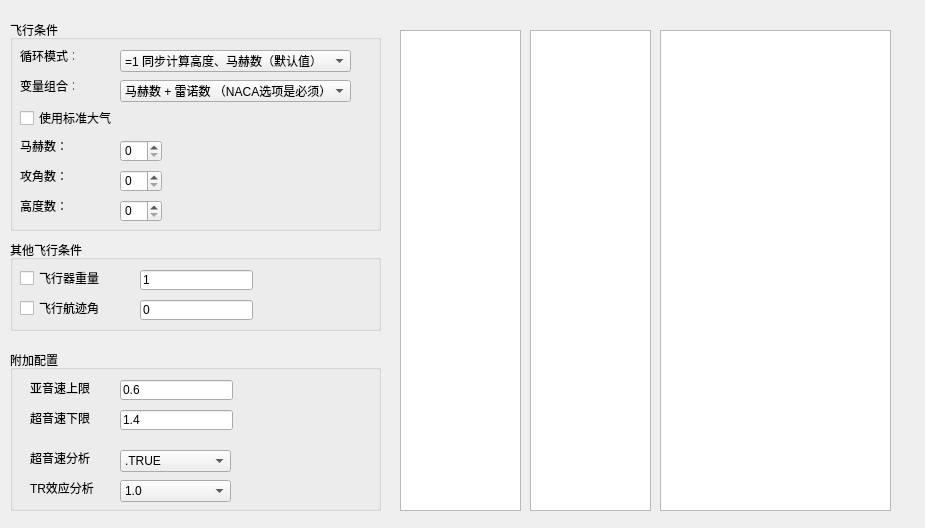
<?xml version="1.0" encoding="UTF-8"?>
<ui version="4.0">
 <class>Form</class>
 <widget class="QWidget" name="Form">
  <property name="geometry">
   <rect>
    <x>0</x>
    <y>0</y>
    <width>925</width>
    <height>528</height>
   </rect>
  </property>
  <property name="windowTitle">
   <string>Form</string>
  </property>
  <widget class="QTableWidget" name="tab3">
   <property name="geometry">
    <rect>
     <x>660</x>
     <y>30</y>
     <width>231</width>
     <height>481</height>
    </rect>
   </property>
  </widget>
  <widget class="QGroupBox" name="groupBox3">
   <property name="geometry">
    <rect>
     <x>10</x>
     <y>350</y>
     <width>371</width>
     <height>161</height>
    </rect>
   </property>
   <property name="title">
    <string>附加配置</string>
   </property>
   <widget class="QLabel" name="label_12">
    <property name="geometry">
     <rect>
      <x>20</x>
      <y>130</y>
      <width>71</width>
      <height>16</height>
     </rect>
    </property>
    <property name="text">
     <string>TR效应分析</string>
    </property>
   </widget>
   <widget class="QLabel" name="label_11">
    <property name="geometry">
     <rect>
      <x>20</x>
      <y>100</y>
      <width>71</width>
      <height>16</height>
     </rect>
    </property>
    <property name="text">
     <string>超音速分析</string>
    </property>
   </widget>
   <widget class="QLabel" name="label_6">
    <property name="geometry">
     <rect>
      <x>20</x>
      <y>30</y>
      <width>71</width>
      <height>16</height>
     </rect>
    </property>
    <property name="text">
     <string>亚音速上限</string>
    </property>
   </widget>
   <widget class="QLineEdit" name="Input_HyperS_UpperLimit">
    <property name="geometry">
     <rect>
      <x>110</x>
      <y>60</y>
      <width>113</width>
      <height>20</height>
     </rect>
    </property>
    <property name="text">
     <string>1.4</string>
    </property>
   </widget>
   <widget class="QLabel" name="label_10">
    <property name="geometry">
     <rect>
      <x>20</x>
      <y>60</y>
      <width>71</width>
      <height>16</height>
     </rect>
    </property>
    <property name="text">
     <string>超音速下限</string>
    </property>
   </widget>
   <widget class="QComboBox" name="comboBox_HYPERS">
    <property name="geometry">
     <rect>
      <x>110</x>
      <y>100</y>
      <width>111</width>
      <height>22</height>
     </rect>
    </property>
    <item>
     <property name="text">
      <string>.TRUE</string>
     </property>
    </item>
    <item>
     <property name="text">
      <string>.FALSE</string>
     </property>
    </item>
   </widget>
   <widget class="QComboBox" name="comboBox_TR">
    <property name="geometry">
     <rect>
      <x>110</x>
      <y>130</y>
      <width>111</width>
      <height>22</height>
     </rect>
    </property>
    <item>
     <property name="text">
      <string>1.0</string>
     </property>
    </item>
    <item>
     <property name="text">
      <string>0.0</string>
     </property>
    </item>
   </widget>
   <widget class="QLineEdit" name="Input_SubS_LowerLimit">
    <property name="geometry">
     <rect>
      <x>110</x>
      <y>30</y>
      <width>113</width>
      <height>20</height>
     </rect>
    </property>
    <property name="text">
     <string>0.6</string>
    </property>
   </widget>
  </widget>
  <widget class="QTableWidget" name="tab2">
   <property name="geometry">
    <rect>
     <x>530</x>
     <y>30</y>
     <width>121</width>
     <height>481</height>
    </rect>
   </property>
  </widget>
  <widget class="QGroupBox" name="groupBox1">
   <property name="geometry">
    <rect>
     <x>10</x>
     <y>20</y>
     <width>371</width>
     <height>211</height>
    </rect>
   </property>
   <property name="title">
    <string>飞行条件</string>
   </property>
   <widget class="QComboBox" name="comboBox_Loop">
    <property name="geometry">
     <rect>
      <x>110</x>
      <y>30</y>
      <width>231</width>
      <height>22</height>
     </rect>
    </property>
    <item>
     <property name="text">
      <string>=1 同步计算高度、马赫数（默认值）</string>
     </property>
    </item>
    <item>
     <property name="text">
      <string>=2 高度固定遍历马赫数</string>
     </property>
    </item>
    <item>
     <property name="text">
      <string>=3 马赫数固定遍历高度</string>
     </property>
    </item>
   </widget>
   <widget class="QLabel" name="label_4">
    <property name="geometry">
     <rect>
      <x>10</x>
      <y>150</y>
      <width>54</width>
      <height>12</height>
     </rect>
    </property>
    <property name="text">
     <string>攻角数：</string>
    </property>
   </widget>
   <widget class="QComboBox" name="comboBox_Variables">
    <property name="geometry">
     <rect>
      <x>110</x>
      <y>60</y>
      <width>231</width>
      <height>22</height>
     </rect>
    </property>
    <item>
     <property name="text">
      <string>马赫数 + 雷诺数 （NACA选项是必须）</string>
     </property>
    </item>
    <item>
     <property name="text">
      <string>马赫数 + 高度</string>
     </property>
    </item>
    <item>
     <property name="text">
      <string>自由流速度 + 高度</string>
     </property>
    </item>
    <item>
     <property name="text">
      <string>自由流静压 + 自由流温度 + 自由流速</string>
     </property>
    </item>
    <item>
     <property name="text">
      <string>自由流静压 + 自由流温度 + 马赫数</string>
     </property>
    </item>
   </widget>
   <widget class="QLabel" name="label">
    <property name="geometry">
     <rect>
      <x>10</x>
      <y>30</y>
      <width>54</width>
      <height>12</height>
     </rect>
    </property>
    <property name="text">
     <string>循环模式：</string>
    </property>
   </widget>
   <widget class="QLabel" name="label_3">
    <property name="geometry">
     <rect>
      <x>10</x>
      <y>120</y>
      <width>54</width>
      <height>12</height>
     </rect>
    </property>
    <property name="text">
     <string>马赫数：</string>
    </property>
   </widget>
   <widget class="QLabel" name="label_2">
    <property name="geometry">
     <rect>
      <x>10</x>
      <y>60</y>
      <width>54</width>
      <height>12</height>
     </rect>
    </property>
    <property name="text">
     <string>变量组合：</string>
    </property>
   </widget>
   <widget class="QLabel" name="label_5">
    <property name="geometry">
     <rect>
      <x>10</x>
      <y>180</y>
      <width>54</width>
      <height>12</height>
     </rect>
    </property>
    <property name="text">
     <string>高度数：</string>
    </property>
   </widget>
   <widget class="QCheckBox" name="checkBox_Atmosphere">
    <property name="geometry">
     <rect>
      <x>10</x>
      <y>90</y>
      <width>101</width>
      <height>16</height>
     </rect>
    </property>
    <property name="text">
     <string>使用标准大气</string>
    </property>
   </widget>
   <widget class="QSpinBox" name="spinBox_inputNMACH">
    <property name="geometry">
     <rect>
      <x>110</x>
      <y>120</y>
      <width>42</width>
      <height>22</height>
     </rect>
    </property>
   </widget>
   <widget class="QSpinBox" name="spinBox_inputNALT">
    <property name="geometry">
     <rect>
      <x>110</x>
      <y>180</y>
      <width>42</width>
      <height>22</height>
     </rect>
    </property>
   </widget>
   <widget class="QSpinBox" name="spinBox_inputNALPHA">
    <property name="geometry">
     <rect>
      <x>110</x>
      <y>150</y>
      <width>42</width>
      <height>22</height>
     </rect>
    </property>
   </widget>
  </widget>
  <widget class="QGroupBox" name="groupBox2">
   <property name="geometry">
    <rect>
     <x>10</x>
     <y>240</y>
     <width>371</width>
     <height>91</height>
    </rect>
   </property>
   <property name="title">
    <string>其他飞行条件</string>
   </property>
   <widget class="QLineEdit" name="inputFlightAngle">
    <property name="geometry">
     <rect>
      <x>130</x>
      <y>60</y>
      <width>113</width>
      <height>20</height>
     </rect>
    </property>
    <property name="text">
     <string>0</string>
    </property>
   </widget>
   <widget class="QLineEdit" name="inputFlightWeight">
    <property name="geometry">
     <rect>
      <x>130</x>
      <y>30</y>
      <width>113</width>
      <height>20</height>
     </rect>
    </property>
    <property name="text">
     <string>1</string>
    </property>
   </widget>
   <widget class="QCheckBox" name="checkBox_FlightWeight">
    <property name="geometry">
     <rect>
      <x>10</x>
      <y>30</y>
      <width>81</width>
      <height>16</height>
     </rect>
    </property>
    <property name="text">
     <string>飞行器重量</string>
    </property>
   </widget>
   <widget class="QCheckBox" name="checkBox_FlightPathAngle">
    <property name="geometry">
     <rect>
      <x>10</x>
      <y>60</y>
      <width>81</width>
      <height>16</height>
     </rect>
    </property>
    <property name="text">
     <string>飞行航迹角</string>
    </property>
   </widget>
  </widget>
  <widget class="QTableWidget" name="tab1">
   <property name="geometry">
    <rect>
     <x>400</x>
     <y>30</y>
     <width>121</width>
     <height>481</height>
    </rect>
   </property>
  </widget>
 </widget>
 <resources/>
 <connections/>
 <slots>
  <slot>slot_makeTab1_row()</slot>
  <slot>slot_makeTab2and3()</slot>
  <slot>slot_enableALT()</slot>
 </slots>
</ui>
